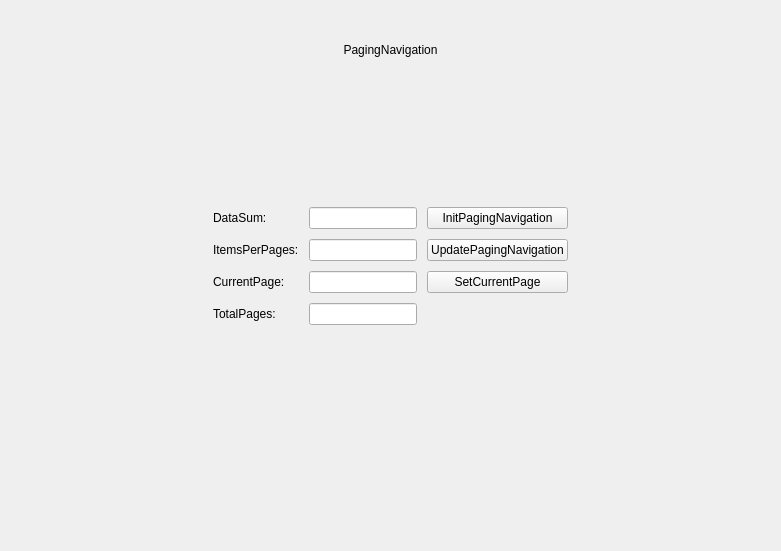
<?xml version="1.0" encoding="UTF-8"?>
<ui version="4.0">
 <class>PagingNavigationTools</class>
 <widget class="QWidget" name="PagingNavigationTools">
  <property name="geometry">
   <rect>
    <x>0</x>
    <y>0</y>
    <width>781</width>
    <height>551</height>
   </rect>
  </property>
  <property name="windowTitle">
   <string>Form</string>
  </property>
  <layout class="QVBoxLayout" name="verticalLayout">
   <property name="topMargin">
    <number>40</number>
   </property>
   <property name="bottomMargin">
    <number>40</number>
   </property>
   <item>
    <widget class="QLabel" name="PagingNavigationLabel">
     <property name="minimumSize">
      <size>
       <width>0</width>
       <height>20</height>
      </size>
     </property>
     <property name="maximumSize">
      <size>
       <width>16777215</width>
       <height>16777215</height>
      </size>
     </property>
     <property name="text">
      <string>PagingNavigation</string>
     </property>
     <property name="alignment">
      <set>Qt::AlignCenter</set>
     </property>
    </widget>
   </item>
   <item>
    <spacer name="verticalSpacer_2">
     <property name="orientation">
      <enum>Qt::Vertical</enum>
     </property>
     <property name="sizeHint" stdset="0">
      <size>
       <width>20</width>
       <height>40</height>
      </size>
     </property>
    </spacer>
   </item>
   <item>
    <layout class="QHBoxLayout" name="horizontalLayout_2">
     <property name="spacing">
      <number>10</number>
     </property>
     <property name="leftMargin">
      <number>0</number>
     </property>
     <property name="topMargin">
      <number>0</number>
     </property>
     <property name="rightMargin">
      <number>0</number>
     </property>
     <property name="bottomMargin">
      <number>0</number>
     </property>
     <item>
      <spacer name="horizontalSpacer_5">
       <property name="orientation">
        <enum>Qt::Horizontal</enum>
       </property>
       <property name="sizeHint" stdset="0">
        <size>
         <width>40</width>
         <height>20</height>
        </size>
       </property>
      </spacer>
     </item>
     <item>
      <layout class="QGridLayout" name="gridLayout">
       <property name="leftMargin">
        <number>10</number>
       </property>
       <property name="topMargin">
        <number>10</number>
       </property>
       <property name="rightMargin">
        <number>10</number>
       </property>
       <property name="bottomMargin">
        <number>10</number>
       </property>
       <item row="1" column="0">
        <widget class="QLabel" name="ItemsPerPagesLabel">
         <property name="text">
          <string>ItemsPerPages:</string>
         </property>
        </widget>
       </item>
       <item row="0" column="0">
        <widget class="QLabel" name="DataSumLabel">
         <property name="text">
          <string>DataSum: </string>
         </property>
        </widget>
       </item>
       <item row="2" column="0">
        <widget class="QLabel" name="CurrentPageLabel">
         <property name="text">
          <string>CurrentPage:</string>
         </property>
        </widget>
       </item>
       <item row="1" column="1">
        <widget class="QLineEdit" name="ItemsPerPagesEdit"/>
       </item>
       <item row="0" column="2">
        <widget class="QPushButton" name="InitPagingNavigationButton">
         <property name="text">
          <string>InitPagingNavigation</string>
         </property>
        </widget>
       </item>
       <item row="1" column="2">
        <widget class="QPushButton" name="UpdatePagingNavigationButton">
         <property name="text">
          <string>UpdatePagingNavigation</string>
         </property>
        </widget>
       </item>
       <item row="3" column="0">
        <widget class="QLabel" name="TotalPagesLabel">
         <property name="text">
          <string>TotalPages:</string>
         </property>
        </widget>
       </item>
       <item row="2" column="1">
        <widget class="QLineEdit" name="CurrentPageEdit"/>
       </item>
       <item row="0" column="1">
        <widget class="QLineEdit" name="DataSumEdit"/>
       </item>
       <item row="2" column="2">
        <widget class="QPushButton" name="SetCurrentPageButton">
         <property name="text">
          <string>SetCurrentPage</string>
         </property>
        </widget>
       </item>
       <item row="3" column="1">
        <widget class="QLineEdit" name="TotalPagesEdit">
         <property name="readOnly">
          <bool>true</bool>
         </property>
        </widget>
       </item>
      </layout>
     </item>
     <item>
      <spacer name="horizontalSpacer_6">
       <property name="orientation">
        <enum>Qt::Horizontal</enum>
       </property>
       <property name="sizeHint" stdset="0">
        <size>
         <width>40</width>
         <height>20</height>
        </size>
       </property>
      </spacer>
     </item>
    </layout>
   </item>
   <item>
    <layout class="QHBoxLayout" name="horizontalLayout">
     <property name="spacing">
      <number>0</number>
     </property>
     <property name="topMargin">
      <number>10</number>
     </property>
     <property name="bottomMargin">
      <number>10</number>
     </property>
     <item>
      <spacer name="horizontalSpacer_2">
       <property name="orientation">
        <enum>Qt::Horizontal</enum>
       </property>
       <property name="sizeHint" stdset="0">
        <size>
         <width>40</width>
         <height>20</height>
        </size>
       </property>
      </spacer>
     </item>
     <item>
      <widget class="QCatGrayPagingNavigation" name="PagingNavigationWidget" native="true"/>
     </item>
     <item>
      <spacer name="horizontalSpacer">
       <property name="orientation">
        <enum>Qt::Horizontal</enum>
       </property>
       <property name="sizeHint" stdset="0">
        <size>
         <width>40</width>
         <height>20</height>
        </size>
       </property>
      </spacer>
     </item>
    </layout>
   </item>
   <item>
    <spacer name="verticalSpacer">
     <property name="orientation">
      <enum>Qt::Vertical</enum>
     </property>
     <property name="sizeHint" stdset="0">
      <size>
       <width>20</width>
       <height>40</height>
      </size>
     </property>
    </spacer>
   </item>
  </layout>
 </widget>
 <customwidgets>
  <customwidget>
   <class>QCatGrayPagingNavigation</class>
   <extends>QWidget</extends>
   <header>QCatGrayPagingNavigation.h</header>
   <container>1</container>
  </customwidget>
 </customwidgets>
 <resources/>
 <connections/>
</ui>
